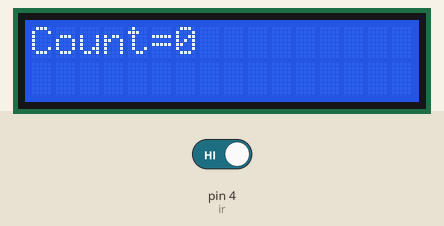
Simulated run of this sketch. Board: Arduino Uno, built with avr-gcc and run on an emulated ATmega328P. On the bench: 16×2 character LCD. The test bench sets the inputs (shaded band); at power-on: pin 4 (ir) HIGH. What the sketch prints to the serial monitor is not drawn.

Above: at 1.3 s.
1.4 s: pin 4 (ir) driven LOW
At 2.7 s:
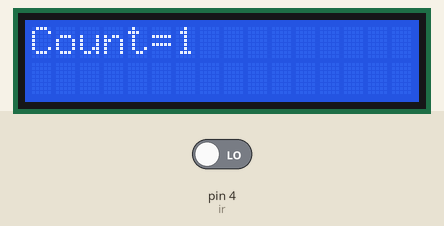
Timing chart, 0 to 4.4 s (numbered marks = the images above; inputs shaded):
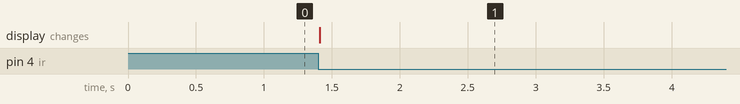

Measured:
- after the input at 1.4 s, the display: changes at once (image 1)

The sketch:

code.ino
```cpp
#include<Wire.h>
#include<LiquidCrystal_I2C.h>
LiquidCrystal_I2C lcd(0x27, 16, 2);
int ir=4;
int initial=HIGH; //no object initially
void setup()
{
  pinMode(ir,INPUT);
  lcd.init();
  lcd.begin(0,0);
  lcd.backlight();
  Serial.begin(9600);
}
int count=0;
bool state;
void loop()
{
state=digitalRead(ir);
if(state==LOW) //object detected
{
  if(initial==HIGH) //no object previously
  {
    count++;
    initial=LOW;
  }

}
else
  initial=HIGH;
lcd.print("Count=");
lcd.print(count);
lcd.setCursor(0, 0);
Serial.println(count);

}
```
